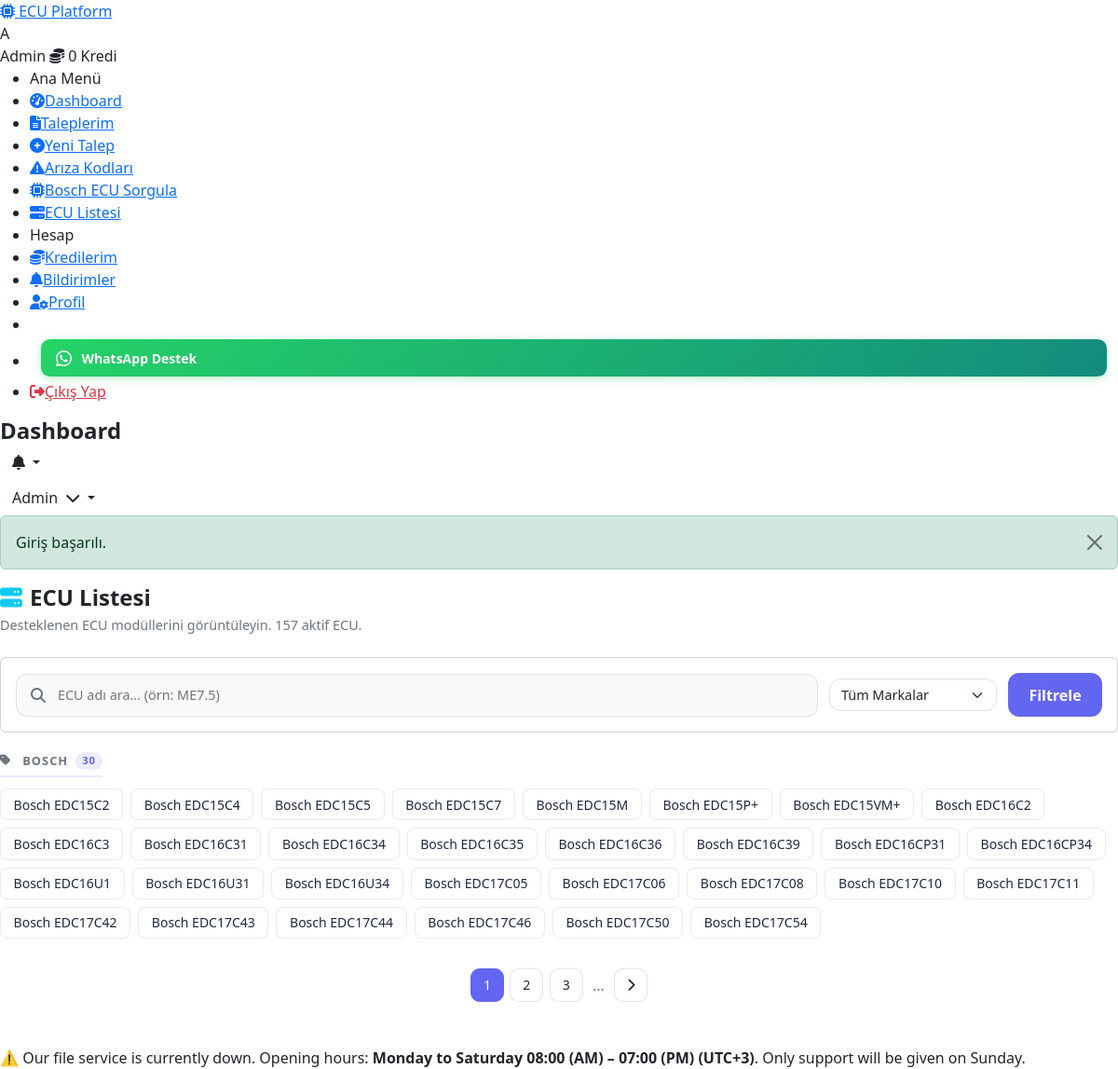
/dashboard/ecu-list (signed in), run on the app's committed database.
### tables this page shows
CREATE TABLE IF NOT EXISTS `users` (
    `id`             INT UNSIGNED AUTO_INCREMENT PRIMARY KEY,
    `name`           VARCHAR(100)  NOT NULL,
    `email`          VARCHAR(191)  NOT NULL,
    `password`       VARCHAR(255)  NOT NULL,
    `phone`          VARCHAR(20)   DEFAULT NULL,
    `company`        VARCHAR(150)  DEFAULT NULL,
    `avatar`         VARCHAR(255)  DEFAULT NULL,
    `credit_balance` INT           NOT NULL DEFAULT 0,
    `role`           ENUM('user','admin') NOT NULL DEFAULT 'user',
    `email_token`    VARCHAR(64)   DEFAULT NULL,
    `email_verified` TINYINT(1)   NOT NULL DEFAULT 0,
    `reset_token`    VARCHAR(64)   DEFAULT NULL,
    `reset_expires`  DATETIME      DEFAULT NULL,
    `is_active`      TINYINT(1)   NOT NULL DEFAULT 1,
    `created_at`     DATETIME      NOT NULL DEFAULT CURRENT_TIMESTAMP,
    `updated_at`     DATETIME      NOT NULL DEFAULT CURRENT_TIMESTAMP ON UPDATE CURRENT_TIMESTAMP,
    UNIQUE KEY `uk_users_email`       (`email`),
    INDEX `idx_users_role`            (`role`),
    INDEX `idx_users_reset_token`     (`reset_token`),
    INDEX `idx_users_email_token`     (`email_token`)
);

CREATE TABLE IF NOT EXISTS `ecus` (
    `id`        INT UNSIGNED AUTO_INCREMENT PRIMARY KEY,
    `name`      VARCHAR(150) NOT NULL,
    `brand`     VARCHAR(100) DEFAULT NULL,
    `is_active` TINYINT(1)  NOT NULL DEFAULT 1,
    INDEX `idx_ecus_active` (`is_active`)
);

### core/Controller.php (called while the page is built, shortened)
<?php
abstract class Controller
{
    protected function view(string $view, array $data = [], string $layout = 'app'): void
    {
        View::render($view, $data, $layout);
    }
}

### app/Controllers/User/EcuListController.php (called while the page is built, shortened)
<?php
final class EcuListController extends Controller
{
    private Database $db;
    public function __construct()
    {
        $this->db = Database::getInstance();
    }
    public function index(Request $request): void
    {
        $search = trim($request->get('q') ?? '');
        $brand  = trim($request->get('brand') ?? '');
        $page   = max(1, (int) ($request->get('page') ?: 1));
        $limit  = 30;
        $offset = ($page - 1) * $limit;
        $where  = 'is_active = 1';
        $params = [];
        $total = $this->db->count('ecus', $where, $params);
        $ecus = $this->db->fetchAll(
            "SELECT id, name, brand FROM ecus
             WHERE {$where} ORDER BY brand ASC, name ASC
             LIMIT {$limit} OFFSET {$offset}",
            $params
        );
        $brands = $this->db->fetchAll(
            "SELECT DISTINCT brand FROM ecus WHERE is_active = 1 AND brand IS NOT NULL ORDER BY brand ASC"
        );
        $this->view('user/ecu-list/index', [
            'pageTitle'  => 'ECU Listesi',
            'currentPage'=> 'ecu-list',
            'ecus'       => $ecus,
            'total'      => $total,
            'page'       => $page,
            'totalPages' => (int) ceil($total / $limit),
            'search'     => $search,
            'brand'      => $brand,
            'brands'     => $brands,
        ]);
    }
}

### core/App.php (called while the page is built, shortened)
<?php
final class App
{
    private Router $router;
    private Request $request;
    public function __construct(string $basePath)
    {
        $this->bootstrap();
    }
    private function bootstrap(): void
    {
        View::share('auth_user', $this->getAuthUser());
        $this->request = new Request();
        $this->router  = new Router();
    }
    private function getAuthUser(): ?array
    {
        try {
            $db = Database::getInstance();
            return $db->fetch(
                'SELECT id, name, email, phone, company, avatar, credit_balance, role, is_active FROM users WHERE id = ?',
                [Session::userId()]
            );
        } catch (\Throwable) {
            return null;
        }
    }
    public function run(): void
    {
        $matched = $this->router->resolve($this->request);
        $this->executeMiddleware($matched['middleware'], function () use ($matched) {
            $this->dispatch($matched['action'], $matched['params']);
        });
    }
    private function executeMiddleware(array $middleware, callable $final): void
    {
        $middlewareStack = array_reverse($middleware);
        $next = $final;
        foreach ($middlewareStack as $mw) {
            $currentNext = $next;
            $next = function () use ($mw, $currentNext) {
                $instance = new $mw();
                $instance->handle($this->request, $currentNext);
            };
        }
        $next();
    }
    private function dispatch(string $action, array $params): void
    {
        [$controllerClass, $method] = explode('@', $action);
        $controller = new $controllerClass();
        $controller->$method($this->request, ...array_values($params));
    }
}

### app/Middleware/AuthMiddleware.php (called while the page is built, shortened)
<?php
final class AuthMiddleware extends Middleware
{
    public function handle(Request $request, callable $next): void
    {
        $next();
    }
}

### index.php (called while the page is built, shortened)
<?php
$app = new Core\App(BASE_PATH);
$app->run();

### core/Database.php (called while the page is built, shortened)
<?php
final class Database
{
    private static ?Database $instance = null;
    private PDO $pdo;
    private function __construct()
    {
        $config = Config::get('database');
        $dsn = sprintf(
            'mysql:host=%s;port=%s;dbname=%s;charset=%s',
            $config['host'],
            $config['port'],
            $config['name'],
            $config['charset']
        );
        try {
            $this->pdo = new PDO($dsn, $config['username'], $config['password'], [
                PDO::ATTR_ERRMODE            => PDO::ERRMODE_EXCEPTION,
                PDO::ATTR_DEFAULT_FETCH_MODE => PDO::FETCH_ASSOC,
                PDO::ATTR_EMULATE_PREPARES   => false,
                PDO::ATTR_STRINGIFY_FETCHES  => false,
            ]);
        } catch (PDOException $e) {
            throw new PDOException('Veritabanı bağlantı hatası: ' . $e->getMessage());
        }
    }
    public static function getInstance(): self
    {
        if (self::$instance === null) {
            self::$instance = new self();
        }
        return self::$instance;
    }
    public function query(string $sql, array $params = []): \PDOStatement
    {
        $stmt = $this->pdo->prepare($sql);
        $stmt->execute($params);
        return $stmt;
    }
    public function fetch(string $sql, array $params = []): ?array
    {
        $result = $this->query($sql, $params)->fetch();
        return $result ?: null;
    }
    public function fetchAll(string $sql, array $params = []): array
    {
        return $this->query($sql, $params)->fetchAll();
    }
    public function count(string $table, string $where = '1=1', array $params = []): int
    {
        $sql = "SELECT COUNT(*) as total FROM {$table} WHERE {$where}";
        $result = $this->fetch($sql, $params);
        return (int) ($result['total'] ?? 0);
    }
}

### core/Config.php (called while the page is built, shortened)
<?php
final class Config
{
    private static array $config = [];
    public static function load(string $basePath): void
    {
        $configPath = $basePath . '/config';
        $files = glob($configPath . '/*.php');
        $skip = ['routes', 'services'];
        foreach ($files as $file) {
            $key = basename($file, '.php');
            if (in_array($key, $skip, true)) {
                continue;
            }
            self::$config[$key] = require $file;
        }
    }
    public static function get(string $key, mixed $default = null): mixed
    {
        $keys  = explode('.', $key);
        $value = self::$config;
        foreach ($keys as $k) {
            if (!is_array($value) || !array_key_exists($k, $value)) {
                return $default;
            }
            $value = $value[$k];
        }
        return $value;
    }
}

### core/Request.php (called while the page is built, shortened)
<?php
final class Request
{
    private array $get;
    public function __construct()
    {
        $this->get    = $_GET;
    }
    public function get(string $key, mixed $default = null): mixed
    {
        return $this->get[$key] ?? $default;
    }
}

### resources/views/user/ecu-list/index.php (the view, shortened to what this page needs)
<?php $pageTitle = 'ECU Listesi'; $currentPage = 'ecu-list'; ?>
<div class="lookup-page">
    <div class="page-header-bar">
        <div>
            <h1 class="page-title"><i class="fas fa-server me-2 text-info"></i>ECU Listesi</h1>
            <p class="page-subtitle">Desteklenen ECU modüllerini görüntüleyin. <?= number_format($total) ?> aktif ECU.</p>
        </div>
    </div>
    <div class="card mb-3">
        <div class="card-body">
            <form method="GET" action="/dashboard/ecu-list" class="ecu-filter-wrap">
                <div class="lookup-search-wrap" style="flex:1">
                    <input
                        type="text"
                        name="q"
                        class="lookup-search-input"
                        placeholder="ECU adı ara… (örn: ME7.5)"
                        value="<?= \Core\View::escape($search) ?>"
                        autocomplete="off"
                    >
                </div>
                <select name="brand" class="form-select ecu-brand-select">
                    <option value="">Tüm Markalar</option>
                </select>
                <button type="submit" class="lookup-search-btn">Filtrele</button>
            </form>
        </div>
    </div>
    <?php if (empty($ecus)): ?>
        <div class="empty-state">
            <div class="empty-state__icon"><i class="fas fa-search-minus"></i></div>
            <h3>Sonuç bulunamadı</h3>
            <p>Farklı bir filtre deneyin.</p>
        </div>
    <?php else: ?>
        <?php
        $grouped = [];
        foreach ($ecus as $ecu) {
            $grouped[$ecu['brand'] ?? 'Diğer'][] = $ecu;
        }
        ?>
        <?php foreach ($grouped as $brandName => $items): ?>
            <div class="ecu-brand-group">
                <div class="ecu-brand-header">
                    <i class="fas fa-tag me-1"></i><?= \Core\View::escape($brandName) ?>
                    <span class="ecu-brand-count"><?= count($items) ?></span>
                </div>
                <div class="ecu-name-grid">
                    <?php foreach ($items as $item): ?>
                        <div class="ecu-name-chip"><?= \Core\View::escape($item['name']) ?></div>
                    <?php endforeach; ?>
                </div>
            </div>
        <?php endforeach; ?>
        <?php if ($totalPages > 1): ?>
            <nav class="lookup-pagination">
                <?php
                $start = max(1, $page - 2);
                $end   = min($totalPages, $page + 2);
                if ($start > 1): ?><span class="page-dots">…</span><?php endif;
                for ($i = $start; $i <= $end; $i++): ?>
                    <a href="?q=<?= urlencode($search) ?>&brand=<?= urlencode($brand) ?>&page=<?= $i ?>"
                       class="page-btn <?= $i === $page ? 'page-btn--active' : '' ?>"><?= $i ?></a>
                <?php endfor;
                if ($end < $totalPages): ?><span class="page-dots">…</span><?php endif; ?>
                <?php if ($page < $totalPages): ?>
                    <a href="?q=<?= urlencode($search) ?>&brand=<?= urlencode($brand) ?>&page=<?= $page + 1 ?>" class="page-btn"><i class="fas fa-chevron-right"></i></a>
                <?php endif; ?>
            </nav>
        <?php endif; ?>
    <?php endif; ?>
</div>

### resources/views/partials/sidebar.php (shortened to what this page needs)
<?php $user = $auth_user ?? null; ?>
<aside class="sidebar" id="sidebar">
    <div class="sidebar-header">
        <a href="/" class="sidebar-logo" aria-label="Ana Sayfa">
            <?php if (!empty($site_logo)): ?>
                <img src="<?= \Core\App::url('storage/uploads/logo/' . \Core\View::escape($site_logo)) ?>"
                     alt="Logo" class="sidebar-logo-img">
            <?php else: ?>
                <i class="fas fa-microchip"></i>
                <span>ECU Platform</span>
            <?php endif; ?>
        </a>
    </div>
    <div class="sidebar-user">
        <div class="sidebar-avatar">
            <?php if ($user && $user['avatar']): ?>
                <img src="<?= \Core\App::url('storage/uploads/avatars/' . $user['avatar']) ?>" alt="Avatar">
            <?php else: ?>
                <div class="avatar-placeholder"><?= mb_substr($user['name'] ?? 'U', 0, 1) ?></div>
            <?php endif; ?>
        </div>
        <div class="sidebar-user-info">
            <span class="sidebar-user-name"><?= \Core\View::escape($user['name'] ?? '') ?></span>
            <span class="sidebar-user-credits"><i class="fas fa-coins me-1"></i><?= $user['credit_balance'] ?? 0 ?> Kredi</span>
        </div>
    </div>
    <nav class="sidebar-nav">
        <ul>
            <li class="sidebar-section">Ana Menü</li>
            <li><a href="/dashboard" class="<?= ($currentPage ?? '') === 'dashboard' ? 'active' : '' ?>"><i class="fas fa-tachometer-alt"></i><span>Dashboard</span></a></li>
            <li><a href="/dashboard/requests" class="<?= ($currentPage ?? '') === 'requests' ? 'active' : '' ?>"><i class="fas fa-file-alt"></i><span>Taleplerim</span></a></li>
            <li><a href="/dashboard/requests/create" class="<?= ($currentPage ?? '') === 'create-request' ? 'active' : '' ?>"><i class="fas fa-plus-circle"></i><span>Yeni Talep</span></a></li>
            <li><a href="/dashboard/fault-codes" class="<?= ($currentPage ?? '') === 'fault-codes' ? 'active' : '' ?>"><i class="fas fa-exclamation-triangle"></i><span>Arıza Kodları</span></a></li>
            <li><a href="/dashboard/bosch-ecu" class="<?= ($currentPage ?? '') === 'bosch-ecu' ? 'active' : '' ?>"><i class="fas fa-microchip"></i><span>Bosch ECU Sorgula</span></a></li>
            <li><a href="/dashboard/ecu-list" class="<?= ($currentPage ?? '') === 'ecu-list' ? 'active' : '' ?>"><i class="fas fa-server"></i><span>ECU Listesi</span></a></li>
            <li class="sidebar-section">Hesap</li>
            <li><a href="/dashboard/credits" class="<?= ($currentPage ?? '') === 'credits' ? 'active' : '' ?>"><i class="fas fa-coins"></i><span>Kredilerim</span></a></li>
            <li><a href="/dashboard/notifications" class="<?= ($currentPage ?? '') === 'notifications' ? 'active' : '' ?>"><i class="fas fa-bell"></i><span>Bildirimler</span><span class="notification-badge" id="sidebarNotifBadge"></span></a></li>
            <li><a href="/dashboard/profile" class="<?= ($currentPage ?? '') === 'profile' ? 'active' : '' ?>"><i class="fas fa-user-cog"></i><span>Profil</span></a></li>
            <li class="sidebar-section"></li>
            <li>
                <a href="https://wa.me/905549608102" target="_blank" rel="noopener noreferrer" class="sidebar-whatsapp">
                    <span>WhatsApp Destek</span>
                </a>
            </li>
            <li><a href="/logout" class="text-danger"><i class="fas fa-sign-out-alt"></i><span>Çıkış Yap</span></a></li>
        </ul>
    </nav>
</aside>

### resources/views/partials/header.php (shortened to what this page needs)
<header class="app-header">
    <div class="header-left">
        <h1 class="page-title"><?= \Core\View::escape($pageTitle ?? 'Dashboard') ?></h1>
    </div>
    <div class="header-right">
        <div class="header-notification dropdown">
            <button class="btn btn-icon dropdown-toggle" data-bs-toggle="dropdown" id="notifDropdown">
                <i class="fas fa-bell"></i>
            </button>
        </div>
        <div class="header-user dropdown">
            <button class="btn dropdown-toggle" data-bs-toggle="dropdown">
                <span class="d-none d-md-inline"><?= \Core\View::escape($auth_user['name'] ?? '') ?></span>
                <i class="fas fa-chevron-down ms-1"></i>
            </button>
        </div>
    </div>
</header>

### data on the page
users: name "A", name "Admin", credit_balance "0"
ecus: name "Bosch EDC15C2"
ecus: name "Bosch EDC15C4"
ecus: name "Bosch EDC15C5"
ecus: name "Bosch EDC15C7"
ecus: name "Bosch EDC15M"
ecus: name "Bosch EDC15P+"
ecus: name "Bosch EDC15VM+"
ecus: name "Bosch EDC16C2"
ecus: name "Bosch EDC16C3"
ecus: name "Bosch EDC16C31"
ecus: name "Bosch EDC16C34"
ecus: name "Bosch EDC16C35"
ecus: name "Bosch EDC16C36"
ecus: name "Bosch EDC16C39"
ecus: name "Bosch EDC16CP31"
ecus: name "Bosch EDC16CP34"
ecus: name "Bosch EDC16U1"
ecus: name "Bosch EDC16U31"
ecus: name "Bosch EDC16U34"
ecus: name "Bosch EDC17C05"
ecus: name "Bosch EDC17C06"
ecus: name "Bosch EDC17C08"
ecus: name "Bosch EDC17C10"
ecus: name "Bosch EDC17C11"
ecus: name "Bosch EDC17C42"
ecus: name "Bosch EDC17C43"
ecus: name "Bosch EDC17C44"
ecus: name "Bosch EDC17C46"
ecus: name "Bosch EDC17C50"
ecus: name "Bosch EDC17C54"

### other printed values
self::escape($success) "Giriş başarılı."
$total "157"
count($items) "30"
